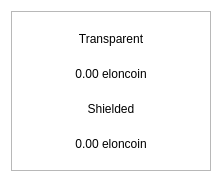
<?xml version="1.0" encoding="UTF-8"?>
<ui version="4.0">
 <class>BalanceBubble</class>
 <widget class="QWidget" name="BalanceBubble">
  <property name="geometry">
   <rect>
    <x>0</x>
    <y>0</y>
    <width>218</width>
    <height>178</height>
   </rect>
  </property>
  <property name="minimumSize">
   <size>
    <width>218</width>
    <height>178</height>
   </size>
  </property>
  <property name="maximumSize">
   <size>
    <width>250</width>
    <height>178</height>
   </size>
  </property>
  <property name="windowTitle">
   <string>Form</string>
  </property>
  <property name="styleSheet">
   <string notr="true">#BalanceBubble{
background-color:transparent
}</string>
  </property>
  <layout class="QVBoxLayout" name="verticalLayout_2">
   <property name="spacing">
    <number>0</number>
   </property>
   <item>
    <widget class="QFrame" name="frame">
     <property name="minimumSize">
      <size>
       <width>200</width>
       <height>160</height>
      </size>
     </property>
     <property name="maximumSize">
      <size>
       <width>250</width>
       <height>160</height>
      </size>
     </property>
     <property name="styleSheet">
      <string notr="true"/>
     </property>
     <property name="frameShape">
      <enum>QFrame::StyledPanel</enum>
     </property>
     <property name="frameShadow">
      <enum>QFrame::Raised</enum>
     </property>
     <property name="lineWidth">
      <number>10</number>
     </property>
     <layout class="QVBoxLayout" name="verticalLayout">
      <property name="spacing">
       <number>0</number>
      </property>
      <item>
       <layout class="QHBoxLayout" name="horizontalLayout">
        <item>
         <widget class="QLabel" name="lblFirst">
          <property name="styleSheet">
           <string notr="true"/>
          </property>
          <property name="text">
           <string>Transparent</string>
          </property>
          <property name="alignment">
           <set>Qt::AlignCenter</set>
          </property>
         </widget>
        </item>
       </layout>
      </item>
      <item>
       <widget class="QLabel" name="textTransparent">
        <property name="styleSheet">
         <string notr="true"/>
        </property>
        <property name="text">
         <string>0.00 eloncoin</string>
        </property>
        <property name="alignment">
         <set>Qt::AlignCenter</set>
        </property>
       </widget>
      </item>
      <item>
       <widget class="QLabel" name="lblSecond">
        <property name="styleSheet">
         <string notr="true"/>
        </property>
        <property name="text">
         <string>Shielded</string>
        </property>
        <property name="alignment">
         <set>Qt::AlignCenter</set>
        </property>
       </widget>
      </item>
      <item>
       <widget class="QLabel" name="textShielded">
        <property name="styleSheet">
         <string notr="true"/>
        </property>
        <property name="text">
         <string>0.00 eloncoin</string>
        </property>
        <property name="alignment">
         <set>Qt::AlignCenter</set>
        </property>
       </widget>
      </item>
     </layout>
    </widget>
   </item>
  </layout>
 </widget>
 <resources/>
 <connections/>
</ui>
